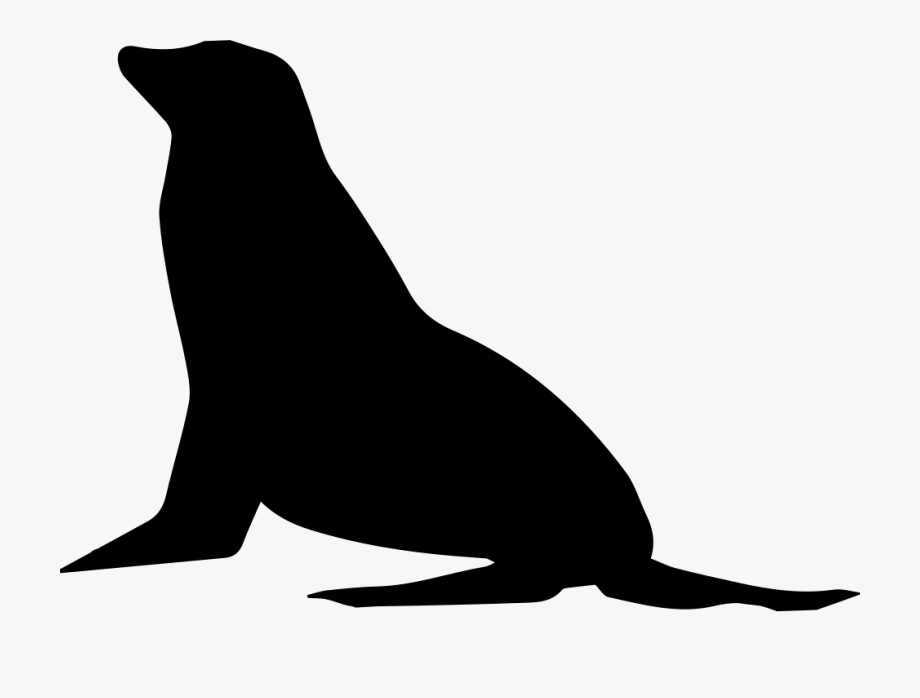
#> input picture images/seal.png, 920 x 698 px; its folder holds only this picture in this run
$ python -i sorted_contour.py   (imports and definitions only)
#> lines starting #> are read from the running program, lines starting #| are printed output that depends on the picture; after the words box and inside, x2 and y2 are one past the last pixel; in counts of white or black regions, pixels touching at a corner belong together
import numpy as np
import glob
import cv2 as cv
import matplotlib.pyplot as plt
from PIL import Image
import networkx as nx
from scipy.spatial import distance

import math


def rotate_points(origin, point, angle):
    """
    Rotate a point counterclockwise by a given angle around a given origin.

    The angle should be given in radians.
    """
    ox, oy = origin
    px, py = point

    qx = ox + math.cos(angle) * (px - ox) - math.sin(angle) * (py - oy)
    qy = oy + math.sin(angle) * (px - ox) + math.cos(angle) * (py - oy)
    return qx, qy


def obtain_line(x):
    G_x = x[1:, :] - x[:-1, :]
    G_x = G_x[:-1, 1:-1]
    G_x[G_x == 0] = 0
    G_x[G_x != 0] = 1

    G_y = x[:, 1:] - x[:, :-1]
    G_y = G_y[1:-1, 1:]
    G_y[G_y == 0] = 0
    G_y[G_y != 0] = 1

    contour = G_x + G_y
    line_f = np.vstack(np.where(contour)).T / G_y.shape[0]

    # line = line_f[pick,:].reshape(1,-1,2)
    return line_f


def retrieve_sorted_img(img_path='./images/seal.png', num_points=0, rotate=False):
    # Choose Image
    # im_frame = Image.open('./images/seal.png')
#> called with img_path = './images/seal.png', num_points = 0, rotate = False
    im_frame = Image.open(img_path)
#> im_frame is the input picture: PIL image 920x698 RGBA; mean R, G, B, A 184.4, 184.4, 184.4, 255

    dists = []
    imgs = []

    np_frame = np.array(im_frame)
    flag = np_frame[0, 0]  # get the "empty" value
#> flag = [247, 247, 247, 255]
    # if values in the image are different from this empty value, then 0
    np_frame[np_frame != flag] = np.int32(0)
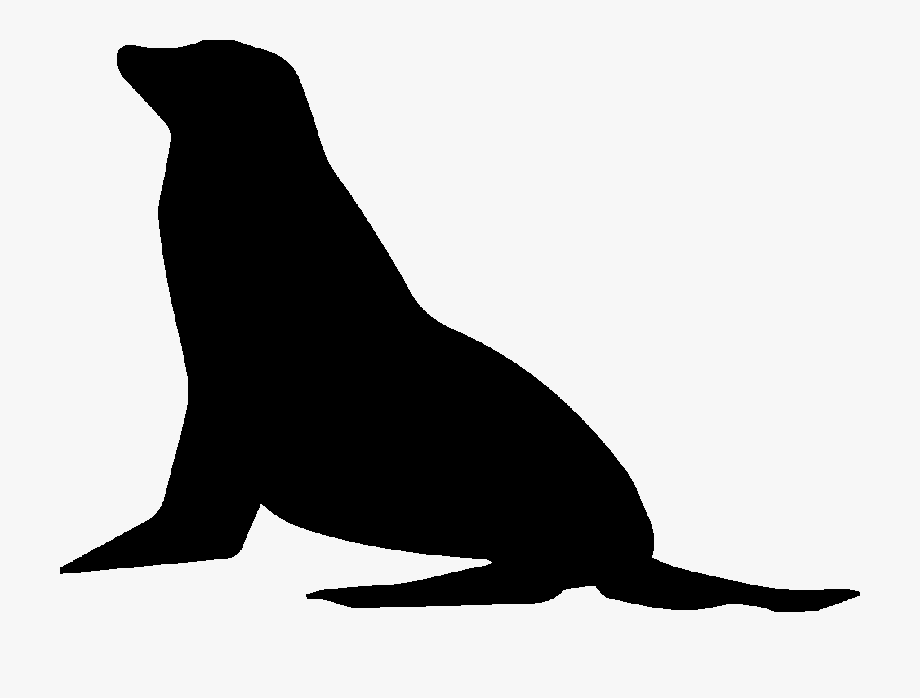
#> np_frame: shape (698, 920, 4); 0.89% of pixels changed, all inside (x1, y1, x2, y2) = (60, 40, 860, 612)
    # 255 otherwise
    np_frame[np_frame == flag] = np.int32(255)
    # If the image is RGB, converting to BW
    if len(np_frame.shape) == 3:
        np_frame = cv.cvtColor(np_frame, cv.COLOR_BGR2GRAY)
#> np_frame: shape (698, 920); 74.2% white; 1 black region, box (x1, y1, x2, y2) and area: (60, 40, 860, 612) 165716

    # Distance Transform to compute Signed Distance Function
    dist = cv.distanceTransform(np_frame, cv.DIST_L2, 5) - cv.distanceTransform(255 - np_frame, cv.DIST_L2, 5)
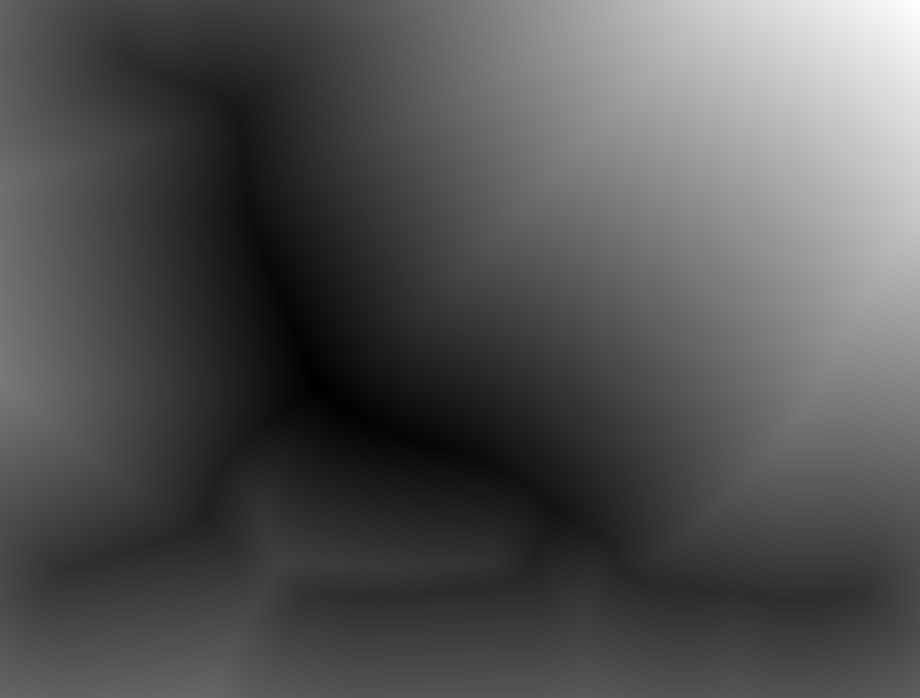
#> dist: shape (698, 920) float32; min -129.7, max 532.1, mean 86; drawn with min black and max white
    dists.append(dist)
    imgs.append(np_frame)

    imgs = np.dstack(imgs)
    x = imgs[:, :, 0].astype(np.float32)

    # Line from image
    line_f = obtain_line(x)
#> in obtain_line, `G_x = x[1:, :] - x[:-1, :]`:
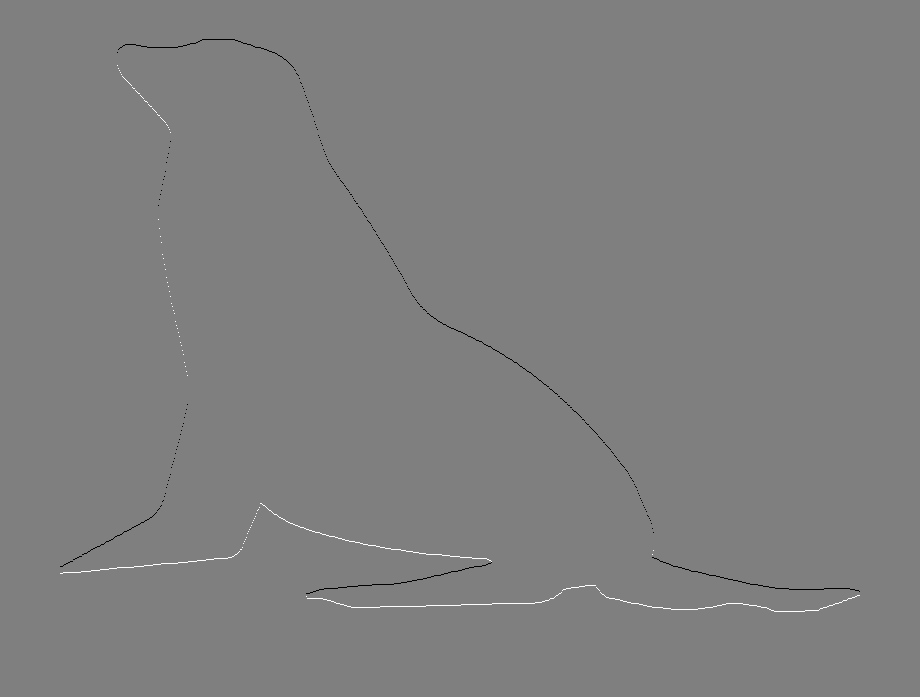
#> G_x: shape (697, 920) float32; min -255, max 255, mean 0; drawn with min black and max white
#> in obtain_line, `G_x[G_x != 0] = 1`:
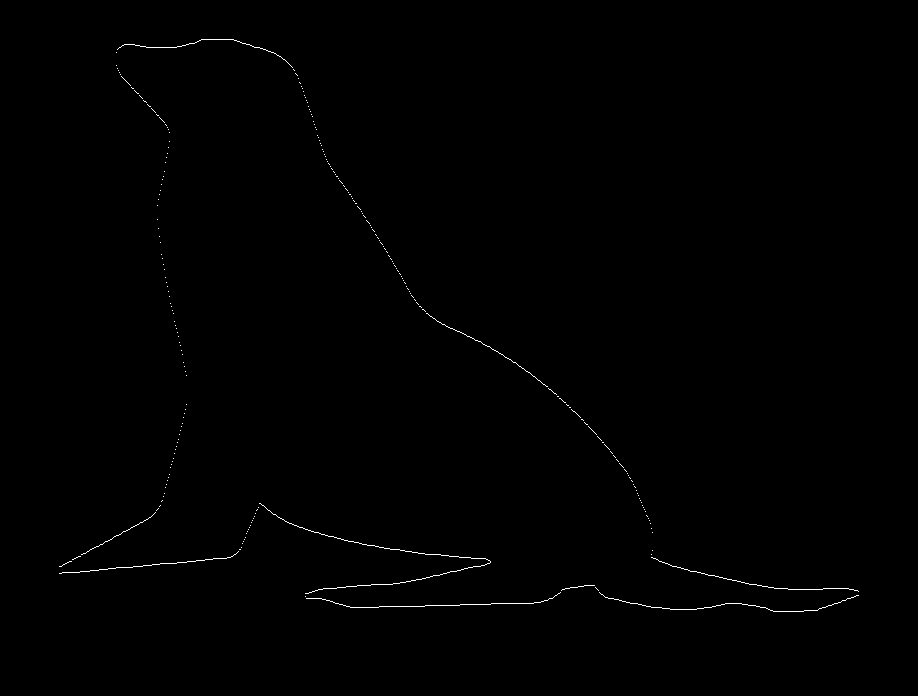
#> G_x: shape (696, 918) float32; values 0 (black) and 1 (white), 0.34% white in thin lines or dots, all inside (x1, y1, x2, y2) = (59, 39, 859, 612)
#> in obtain_line, `G_y[G_y != 0] = 1`:
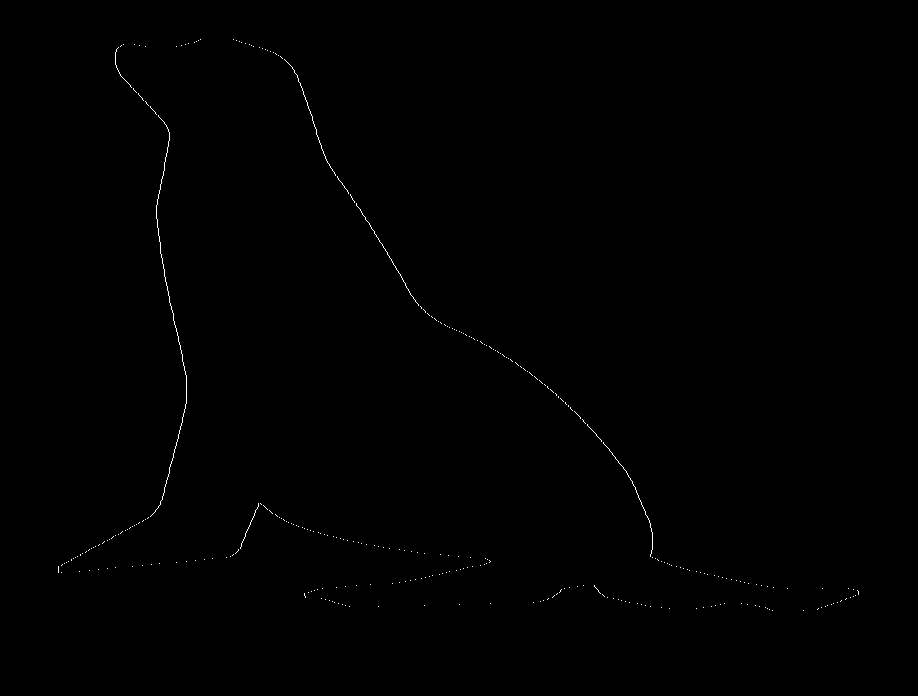
#> G_y: shape (696, 918) float32; values 0 (black) and 1 (white), 0.21% white in thin lines or dots, all inside (x1, y1, x2, y2) = (58, 39, 859, 611)
#> in obtain_line, `line_f = np.vstack(np.where(contour)).T / G_y.shape[0]`: line_f = 2950 pairs, first value 0.056 to 0.878, second value 0.0833 to 1.23

    line_f = line_f[np.random.choice(line_f.shape[0]//1, line_f.shape[0]//2)]
#> line_f = 1475 pairs, first value 0.056 to 0.878, second value 0.0833 to 1.23
    d=distance.cdist(line_f,line_f)
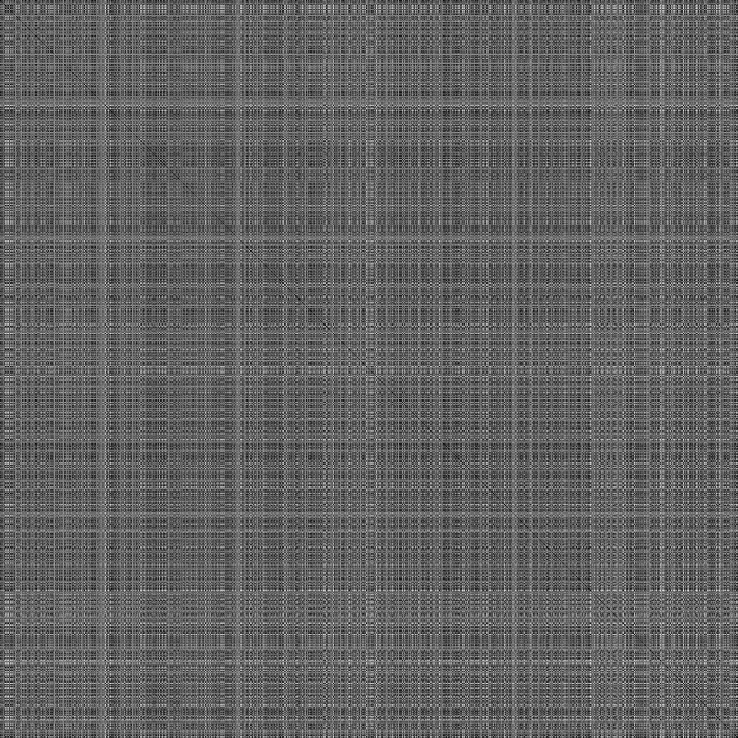
#> d: shape (1475, 1475) float64 (shown at 1/2 size); min 0, max 1.32, mean 0.511; drawn with min black and max white

    idx = 0
    adj = np.zeros((line_f.shape[0],line_f.shape[0]))
    flagged = np.ones((line_f.shape[0]))
#> flagged = 1475 values from 1 to 1
    flagged[idx]=0
    while True:
        np.sum(flagged)
        valids = np.where(flagged)
        vec = d[idx,:]
        vec[idx] = np.inf
        new_idx = np.argmin(vec[valids])
        val = np.min(vec[valids])
        new_idx = valids[0][new_idx]
        if val < 0.4:
            adj[idx, new_idx] = adj[new_idx, idx] = 1
            idx = new_idx
        flagged[new_idx]=0
        if not(np.any(flagged)):
            break
#> this loop made 1474 passes
#> (new_idx, val, idx) on passes 1 to 12: (1065, 0.00144, 1065), (747, 0.00287, 747), (1113, 0.00718, 1113), (1120, 0, 1120), (1307, 0.00144, 1307), (613, 0.00454, 613), (299, 0.00144, 299), (189, 0.00287, 189), (1127, 0.00287, 1127), (1155, 0.0129, 1155), (920, 0.00144, 920), (334, 0.00144, 334)
#> (new_idx, val) on pass 100: (951, 0.00287)
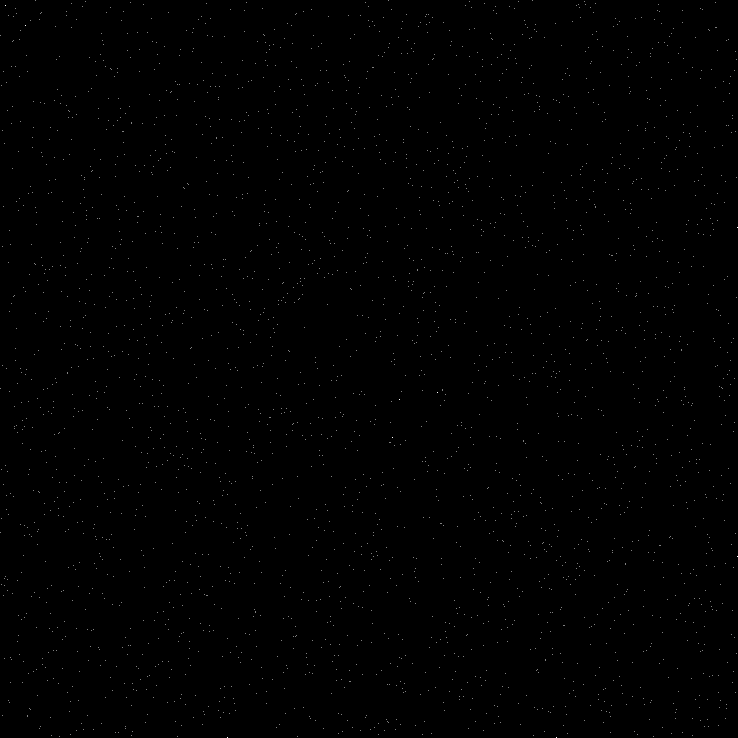
#> adj: shape (1475, 1475) float64 (shown at 1/2 size); values 0 (black) and 1 (white), 0.14% white in thin lines or dots
#> after the loop, flagged = 1475 values from 0 to 0

#> (the run stopped early here; a loop or call above may not have finished)
